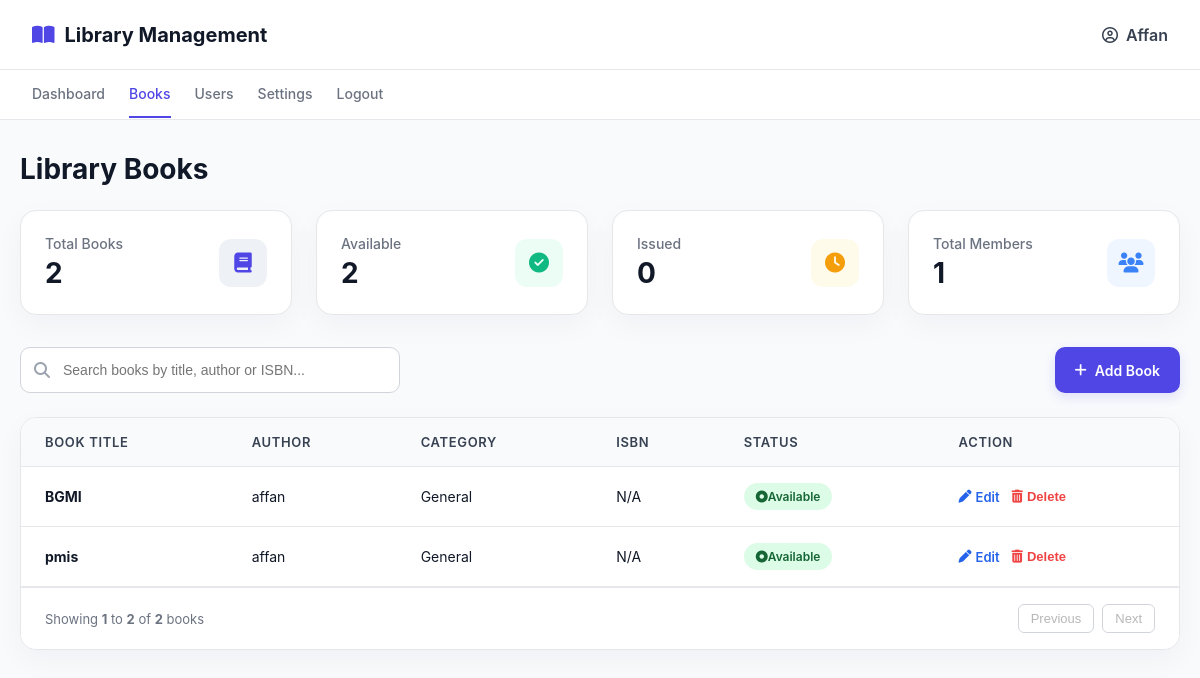
The page /api/books/ on the database as committed earlier.
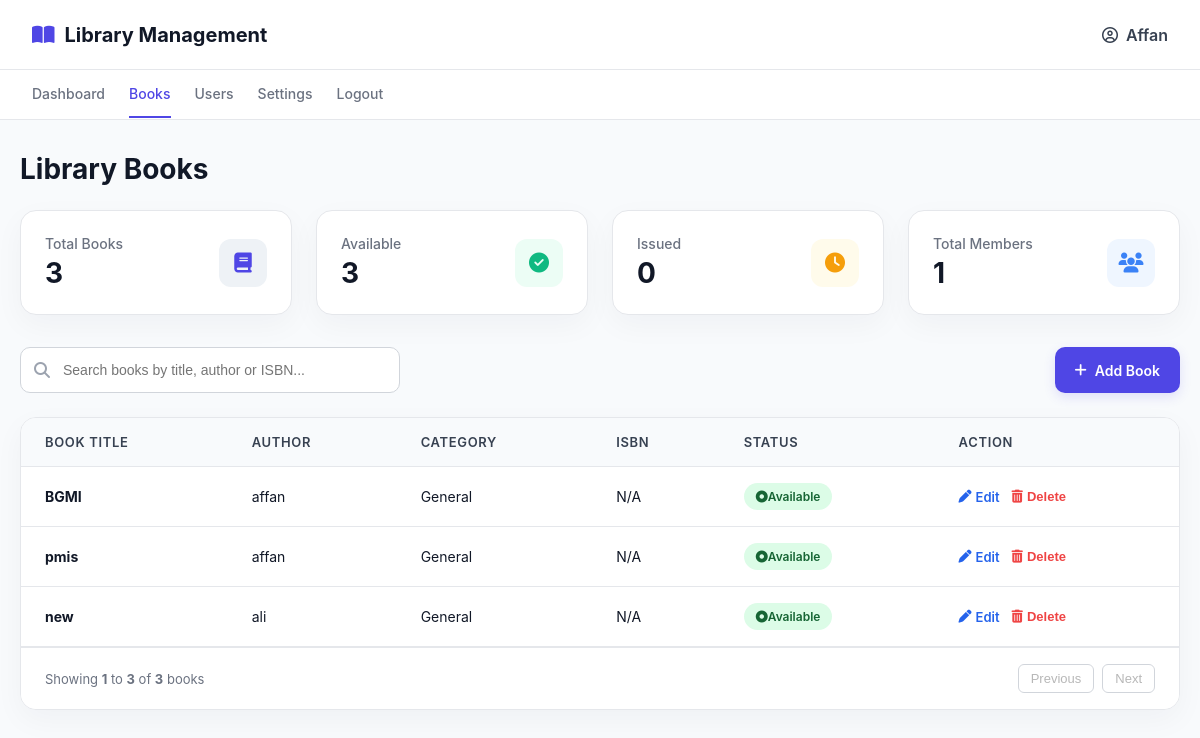
The same page on the database as committed later.
### books/models.py (models this page shows, shortened)
class Book(models.Model):
    title = models.CharField(max_length=200)
    author = models.CharField(max_length=100)
    price = models.DecimalField(max_digits=8, decimal_places=2)
    published_year = models.IntegerField()
    available = models.BooleanField(default=True)

### books/views.py (the view)
# urls.py: path("", book_list, name="book-list"),
def book_list(request):
    books = Book.objects.all()
    total_books = books.count()
    available_books = books.filter(available=True).count()
    issued_books = books.filter(available=False).count()
    total_members = User.objects.count()  # Dummy value for UI summary cards
    context = {
        "books": books,
        "total_books": total_books,
        "available_books": available_books,
        "issued_books": issued_books,
        "total_members": total_members,
    }
    return render(request, "books/book_list.html", context)

### books/templates/books/book_list.html (shortened to what this page needs)
{% load static %}
<!DOCTYPE html>
<html lang="en">
<head>
    <link rel="stylesheet" href="https://cdnjs.cloudflare.com/ajax/libs/font-awesome/6.4.0/css/all.min.css">
</head>
<body>
    <header class="top-navbar">
        <div class="logo-area">
            <i class="fa-solid fa-book-open" style="color: #4F46E5;"></i> Library Management
        </div>
        <div class="user-area">
            <i class="fa-regular fa-circle-user"></i> Affan
        </div>
    </header>
    <nav class="sub-navbar">
        <ul class="nav-links">
            <li><a href="#">Dashboard</a></li>
            <li><a href="#" class="active">Books</a></li>
            <li><a href="#">Users</a></li>
            <li><a href="#">Settings</a></li>
            <li><a href="{% url 'login' %}">Logout</a></li>
        </ul>
    </nav>
    <main class="container">
        <div class="page-header">
            <h1>Library Books</h1>
        </div>
        <section class="stats-grid">
            <div class="stat-card">
                <div class="stat-info">
                    <h3>Total Books</h3>
                    <div class="stat-number">{{ total_books }}</div>
                </div>
                <div class="stat-icon-box bg-books">
                    <i class="fa-solid fa-book"></i>
                </div>
            </div>
            <div class="stat-card">
                <div class="stat-info">
                    <h3>Available</h3>
                    <div class="stat-number">{{ available_books }}</div>
                </div>
                <div class="stat-icon-box bg-available">
                    <i class="fa-solid fa-circle-check"></i>
                </div>
            </div>
            <div class="stat-card">
                <div class="stat-info">
                    <h3>Issued</h3>
                    <div class="stat-number">{{ issued_books }}</div>
                </div>
                <div class="stat-icon-box bg-issued">
                    <i class="fa-solid fa-clock"></i>
                </div>
            </div>
            <div class="stat-card">
                <div class="stat-info">
                    <h3>Total Members</h3>
                    <div class="stat-number">{{ total_members }}</div>
                </div>
                <div class="stat-icon-box bg-members">
                    <i class="fa-solid fa-users"></i>
                </div>
            </div>
        </section>
        <div class="controls-row">
            <div class="search-box-wrapper">
                <i class="fa-solid fa-magnifying-glass search-icon"></i>
                <input type="text" placeholder="Search books by title, author or ISBN...">
            </div>
            <a href="{% url 'add-book' %}" class="btn-primary">
                <i class="fa-solid fa-plus"></i> Add Book
            </a>
        </div>
        <div class="table-card">
            <div class="table-responsive">
                <table class="book-table">
                    <thead>
                        <tr>
                            <th>Book Title</th>
                            <th>Author</th>
                            <th>Category</th>
                            <th>ISBN</th>
                            <th>Status</th>
                            <th>Action</th>
                        </tr>
                    </thead>
                    <tbody>
                        {% for book in books %}
                        <tr>
                            <td><strong>{{ book.title }}</strong></td>
                            <td>{{ book.author }}</td>
                            <td>{{ book.category|default:"General" }}</td>
                            <td>{{ book.isbn|default:"N/A" }}</td>
                            <td>
                                {% if book.available %}
                                <span class="status-badge status-available">
                                    <i class="fa-solid fa-circle-dot me-1"></i> Available
                                </span>
                                {% else %}
                                <span class="status-badge status-issued">
                                    <i class="fa-solid fa-circle-dot me-1"></i> Issued
                                </span>
                                {% endif %}
                            </td>
                            <td>
                                <div class="action-cell">
                                    <a href="{% url 'edit-book' book.id %}" class="btn-action btn-edit">
                                        <i class="fa-solid fa-pen"></i> Edit
                                    </a>
                                    <button class="btn-action btn-delete">
                                        <i class="fa-solid fa-trash-can"></i> Delete
                                    </button>
                                </div>
                            </td>
                        </tr>
                        {% endfor %}
                    </tbody>
                </table>
            </div>
            <div class="pagination-container">
                <div class="pagination-info">
                    Showing <strong>1</strong> to <strong>{{ books|length }}</strong> of <strong>{{ books|length }}</strong> books
                </div>
                <div class="pagination-buttons">
                    <button class="btn-page" disabled>Previous</button>
                    <button class="btn-page" disabled>Next</button>
                </div>
            </div>
        </div>
    </main>
</body>
</html>

Rows that differ between the two databases and show on the page:
added Book: title "new", author "ali", category "General", isbn "N/A", available True (drawn)
Other text that changed with them:
{{ total_books }}: "2" → "3"
{{ available_books }}: "2" → "3"
{{ books|length }}: "2" → "3"
